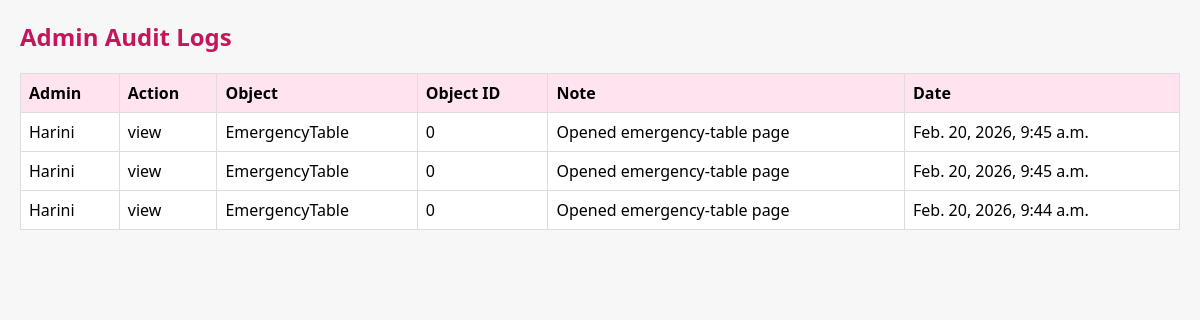
/audit-logs/ (signed in), run on the app's committed database.
### app/models.py (models this page shows, shortened)
class AdminAuditLog(models.Model):
    admin_username = models.CharField(max_length=150)
    action = models.CharField(max_length=100)
    object_type = models.CharField(max_length=50)
    object_id = models.IntegerField()
    note = models.TextField(blank=True, default="")
    created_at = models.DateTimeField(auto_now_add=True)

### app/views.py (the view)
# urls.py: path('audit-logs/', views.audit_logs, name='audit_logs'),
@login_required
@user_passes_test(is_admin)
def audit_logs(request):
    logs = AdminAuditLog.objects.all().order_by("-created_at")[:500]
    return render(request, "audit_logs.html", {"logs": logs})

### app/views.py (called while the page is built)
def is_admin(user):
    return user.is_superuser

### app/templates/audit_logs.html (shortened to what this page needs)
<!DOCTYPE html>
<html lang="en">
<head>
</head>
<body>
    <h2>Admin Audit Logs</h2>
    <table>
        <tr>
            <th>Admin</th><th>Action</th><th>Object</th><th>Object ID</th><th>Note</th><th>Date</th>
        </tr>
        {% for l in logs %}
        <tr>
            <td>{{ l.admin_username }}</td>
            <td>{{ l.action }}</td>
            <td>{{ l.object_type }}</td>
            <td>{{ l.object_id }}</td>
            <td>{{ l.note }}</td>
            <td>{{ l.created_at }}</td>
        </tr>
        {% empty %}
        <tr><td colspan="6">No audit logs.</td></tr>
        {% endfor %}
    </table>
</body>
</html>

### app/templates/audit_logs.html (style rules this page uses)
body { font-family: 'Segoe UI', sans-serif; margin: 20px; background: #f7f7f7; }
h2 { color: #c2185b; }
table { width: 100%; border-collapse: collapse; background: #fff; }
th, td { border: 1px solid #ddd; padding: 8px; text-align: left; }
th { background: #ffe3ef; }

### data on the page
AdminAuditLog: admin_username "Harini", action "view", object_type "EmergencyTable", object_id "0", note "Opened emergency-table page", created_at "Feb. 20, 2026, 9:45 a.m."
AdminAuditLog: admin_username "Harini", action "view", object_type "EmergencyTable", object_id "0", note "Opened emergency-table page", created_at "Feb. 20, 2026, 9:45 a.m."
AdminAuditLog: admin_username "Harini", action "view", object_type "EmergencyTable", object_id "0", note "Opened emergency-table page", created_at "Feb. 20, 2026, 9:44 a.m."
